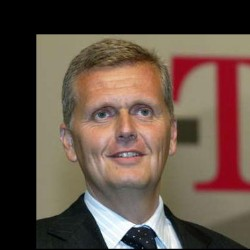
#> input picture ejercicio2/data/face_detection/val_raw_images/Kai-Uwe_Ricke/Kai-Uwe_Ricke_0001.jpg, 250 x 250 px; its folder holds only this picture in this run
$ jupyter execute --allow-errors 'Face Detection2.ipynb'
#> lines starting #> are read from the running program, lines starting #| are printed output that depends on the picture
# Ejercicio 2.1: Face Detection

Tal como se explica en la letra del obligatorio final en este ejercicio es necesario implementar desde cero una solucion para detección de caras. Se proveen datos de entrenamiento y es necesario implementar su propio algoritmo de sliding window para entrenar un clasificador. Todo el código necesario para comenzar a trabajar está provisto en este notebook.

\**En los ejercicios del trabajo final es posible utilizar funciones de librerias existentes o código sacado de internet. Siempre y cuando **no se usen para resolver explicitamente lo que pide el ejercicio** y al código sacado de interenet le agreguen el link en comentarios de donde fue sacado ese código.*

##### Imports necesarios

[cell 1]
import cv2
import numpy as np
from glob import glob
from enum import Enum
import os
import sklearn
import sklearn.neighbors
import matplotlib.pyplot as plt
import pickle
from evaluation import evaluate_detector, precision_and_recall, interpolated_average_precision
import sys
from image_utils import non_max_suppression

#Region HOG
from skimage.io import imread
from skimage.transform import resize
from skimage.feature import hog
from skimage import exposure
#Endregion

### Funciones Provistas

#### Feature Extractors

Para resolver el ejercicio van a tener que implementar las funciones `extract_hog_features` y `extract_lbp_features`

[cell 2]
class FeatureExtractors(Enum):
		MiniImage = 1
		HOG = 2
		LBP = 3

def extract_features(method, img):
	'''Switch between Feature extraction Methods'''

	image_representation = []

	if method == FeatureExtractors.MiniImage:
		image_representation = extract_mini_image_features(img)
	elif method == FeatureExtractors.HOG:
		image_representation = extract_hog_features(img)
	elif method == FeatureExtractors.LBP:
		image_representation = extract_lbp_features(img)

	return image_representation

def extract_mini_image_features(img,resize_size=(64,64)):
	resized_image = cv2.resize(img,resize_size)
	image_representation = resized_image.reshape(resize_size[0]*resize_size[1])
	return image_representation

def extract_lbp_features(img):

	lbp_features = []

	resized_image = cv2.resize(img,(64,64))

	for a in range(int(len(resized_image)/3)):#Si el len de la imagen no es multiplo de 3 puede dejar afuera unos pixel
		x = 3*a
		for b in range(int(len(resized_image)/3)):
			y = 3*b
			block = [
				[resized_image[x,y], resized_image[x,y+1], resized_image[x,y+2]],
				[resized_image[x+1,y], resized_image[x+1,y+1], resized_image[x+1,y+2]],
				[resized_image[x+2,y], resized_image[x+2,y+1], resized_image[x+2,y+2]]
			]

			lbp_features.append(extract_lpb_single_block_3x3(block))
	return lbp_features

def extract_lpb_single_block_3x3(block):

    binary = ''
    center = block[1][1]

    binary += '1' if center < block[0][0] else '0'
    binary += '1' if center < block[0][1] else '0'
    binary += '1' if center < block[0][2] else '0'
    binary += '1' if center < block[1][2] else '0'
    binary += '1' if center < block[2][2] else '0'
    binary += '1' if center < block[2][1] else '0'
    binary += '1' if center < block[2][0] else '0'
    binary += '1' if center < block[1][0] else '0'

    return int(binary[::-1], 2)

def extract_hog_features(img):
	resized_img = resize(img, (64, 64))

	fd = hog(resized_img, orientations=9, pixels_per_cell=(8, 8),
	cells_per_block=(2, 2))

	return fd

[cell 3]
#### Data loader

[cell 4]
def load_training_data(training_positive_dir,trainign_negative_dir, feature_extractor=FeatureExtractors.LBP):
    ''' Function for loading loading training data from positive and negative examples
    '''
    positive_img_files = sorted(glob(training_positive_dir + '/*'))
    negative_img_files = sorted(glob(trainign_negative_dir + '/*'))
    #comment these lines for loading all data
    #change these lines for increasing the amount of data
    #positive_img_files = positive_img_files[:100]
    #negative_img_files = negative_img_files[:200]

    training_data = []
    training_labels = []

    print('##Loading {} positive face images'.format(len(positive_img_files)))
    for img in positive_img_files:
        image = cv2.imread(img,cv2.IMREAD_GRAYSCALE)
        image_representation = extract_features(feature_extractor,image)
        training_data.append(image_representation)
        training_labels.append(1)

    print('##Loading {} negative face images'.format(len(negative_img_files)))
    for img in negative_img_files:
        image = cv2.imread(img,cv2.IMREAD_GRAYSCALE)
        image_representation = extract_features(feature_extractor,image)
        training_data.append(image_representation)
        training_labels.append(0)

    training_data = np.asarray(training_data)
    training_labels = np.asarray(training_labels)
    return training_data, training_labels

def load_validation_data(validation_data_dir):

    validation_image_files = sorted(glob(validation_data_dir + '/*'))
    val_images = []
    for img_file in validation_image_files:
        image = cv2.imread(img_file,cv2.IMREAD_COLOR)
        val_images.append(image)

    return val_images

#### Sliding Window

[cell 5]
'''
def sliding_window(image, window_size, scale, stride):
    [image_rows, image_cols] = image.shape;
    window_rows = window_size[0];
    window_cols = window_size[1];

    patches = np.zeros((window_rows, window_cols,5));
    bbox_locations = np.zeros((5,4))
    r = np.random.randint(0,image_rows-window_rows,5); # Sample top left position
    c = np.random.randint(0,image_cols-window_cols,5);
    for i in range(0,5):
        patches[:,:,i] = image[r[i]:r[i]+window_rows, c[i]:c[i]+window_cols];
        bbox_locations[i,:] = [r[i],c[i],window_rows,window_cols]; # top-left y,x, height, width


    return patches, bbox_locations

#https://stackoverflow.com/questions/61051120/sliding-window-on-a-python-image
def sliding_window(image, windowSize, scale, stride,stepSize = 1):
  for y in range(0, image.shape[0], stepSize):
    for x in range(0, image.shape[1], stepSize):
      yield (x, y, image[y:y + windowSize[1], x:x + windowSize[0]])

'''

def sliding_window(image, window_size, scale, stride):
    windows_number = 200

    [image_rows, image_cols] = image.shape;
    window_rows = window_size[0];
    window_cols = window_size[1];

    patches = np.zeros((window_rows, window_cols,windows_number));
    bbox_locations = np.zeros((windows_number,4))
    r = np.random.randint(0,image_rows-window_rows,windows_number); # Sample top left position
    #devuelve 5 numeros random desde 0 a image_rows-window_rows
    c = np.random.randint(0,image_cols-window_cols,windows_number);
    for i in range(0,windows_number):
        patches[:,:,i] = image[r[i]:r[i]+window_rows, c[i]:c[i]+window_cols];
        bbox_locations[i,:] = [r[i],c[i],window_rows,window_cols]; # top-left y,x, height, width


    return patches, bbox_locations

##### Metodos Auxiliares

[cell 6]
def show_image_with_bbox(image,bboxes,draw_GT=True):
    GT = [82,91,166,175]
    if draw_GT:
        cv2.rectangle(image, (GT[0],GT[1]), (GT[2],GT[3]), (0, 0, 255), 2)

    for bbox in bboxes:
        if len(bbox) == 4:
            top_left = (int(bbox[0]),int(bbox[1]))
            bottom_right = (int(bbox[0])+ int(bbox[2]),int(bbox[1])+int(bbox[3]))
            cv2.rectangle(image, top_left, bottom_right, (255, 0, 0), 2)

    plt.imshow(image[...,::-1])
    plt.axis('off')
    plt.show()

### Ubicación de los datos ###

[cell 7]
data_dir='./data'
face_detection_dir = os.path.join(data_dir, 'face_detection')
training_faces_dir = os.path.join(face_detection_dir,'cropped_faces')
negative_examples_training_dir = os.path.join(face_detection_dir,'non_faces_images','neg_cropped_img')
validation_faces_dir = os.path.join(face_detection_dir,'val_face_detection_images')
validation_raw_faces_dir = os.path.join(face_detection_dir,'val_raw_images')

## Entrenar Modelo y Face Detection

### Cargar Datos de Entrenamiento ###

[cell 8]
#Modify data_loader.py to load more training data
training_data, trainig_labels = load_training_data(training_faces_dir,negative_examples_training_dir, FeatureExtractors.LBP)
# You can save traninig_data and labels on nunmpy files to avoid processing data every time.

### Load Validation Data ###

[cell 9]
validation_data = load_validation_data(validation_faces_dir)

### Entrenar un clasificador utilizando los datos de entrenamiento ##
1. Una vez los datos de entrenamiento han sido cargados es necesario entrenar su propio clasificador
2. Como solución inicial se utiliza un clasificador KNN pero para tener mejores resultados es posible entrenar un SVM. Se puede utilizar el [SVC](https://scikit-learn.org/stable/modules/generated/sklearn.svm.SVC.html) de sklearn a modo de ejemplo
3. Entrenar su clasificador y guardarlo en el archivo `face_detector`

[cell 10]
#knn_classifier = sklearn.neighbors.KNeighborsClassifier(n_neighbors=3)

[cell 11]
#knn_classifier.fit(training_data,trainig_labels)

[cell 12]
from sklearn.pipeline import make_pipeline
from sklearn.preprocessing import StandardScaler
from sklearn.svm import SVC

clf = make_pipeline(StandardScaler(), SVC(gamma='auto', probability=True))
#> (the rest of this cell did not finish here and is left out)

#### Guardar el modelo entrenado ##

[cell 13]
pickle.dump(clf,open('./face_detector', 'wb'))

#### Cargar el Modelo entrenado

[cell 14]
classifier = pickle.load(open('./face_detector','rb'))

### Do the sliding window and Visualize Results ###
1. In this part you need to perform the sliding window and score the probabilty of each patch of being a face and select the highest probability patches.
    1a. Program you own sliding window in 'img_utils' file.
    1b. Extract Features and classify each patch with your own classifier.
2. Do non-max suppression to select the target face patch with best probability (This is provided in 'img_utils')
3. Visualize Detection with Ground Throuth Bounding Box ('Code for Visualization is Provided')

[cell 15]
window_size = [64, 64]
predictions = []
threshold_p = 0.5
overlap_threshold = 0.5
validation_data = load_validation_data(validation_faces_dir)
for img in validation_data:
    gray_image = cv2.cvtColor(img,cv2.COLOR_RGB2GRAY)
    patches, bbox_locations = sliding_window(gray_image,window_size,1,32)

    ## You need to extract features for every patch (same features you used for training the classifier)
    patches_feature_representation = []
    for i in range(patches.shape[2]):
        patch_representation = extract_features(FeatureExtractors.LBP, patches[:,:,i])
        patches_feature_representation.append(patch_representation)
    patches_feature_representation = np.asarray(patches_feature_representation)
    ## Get prediction label for each sliding window patch
    labels = classifier.predict(patches_feature_representation)
    ## Get score for each sliding window patch
    scores = classifier.predict_proba(patches_feature_representation)
    ## Positive Face Probabilities
    face_probabilities = scores[:,1]
    face_bboxes = bbox_locations[face_probabilities>threshold_p]
    face_bboxes_probabilites = face_probabilities[face_probabilities>threshold_p]
    # Do non max suppression and select strongest probability box
    [selected_bbox, selected_score] = non_max_suppression(face_bboxes,face_bboxes_probabilites,0.3)
    show_image_with_bbox(img, selected_bbox)
#> `gray_image = cv2.imread(img,cv2.IMREAD_GRAYSCALE)`:
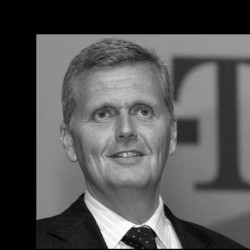
#> gray_image: shape (250, 250); min 0, max 255, mean 82.3

### Evaluate Detector ###

[cell 16]
total_true_positives = []
total_real_positives = []
total_positive_predictions = []
window_size = [64, 64]
#> (the rest of this cell did not finish here and is left out)

#> after the loop in sliding_window, `for i in range(0,windows_number):`: bbox_locations = 200 rows, first 6: [172, 41, 64, 64], [47, 18, 64, 64], [117, 40, 64, 64], [67, 182, 64, 64], [103, 11, 64, 64], [9, 166, 64, 64]
#> the loop `for i in range(patches.shape[2]):` made 200 passes
#> pass 1, in extract_lbp_features, `resized_image = cv2.resize(img,(64,64))`:
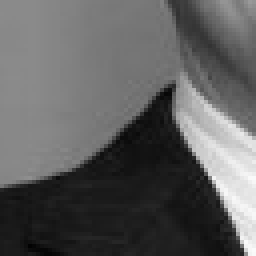
#> resized_image: shape (64, 64) float64 (shown 4 times larger); min 2, max 250, mean 94.6
#> pass 2, in extract_lbp_features (call 2), `resized_image = cv2.resize(img,(64,64))`:
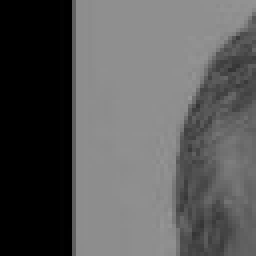
#> resized_image: shape (64, 64) float64 (shown 4 times larger); min 0, max 151, mean 88.8
#> pass 3, in extract_lbp_features (call 3), `resized_image = cv2.resize(img,(64,64))`:
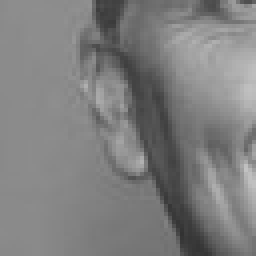
#> resized_image: shape (64, 64) float64 (shown 4 times larger); min 50, max 194, mean 126.7
#> `patches_feature_representation = np.asarray(patches_feature_representa..`:
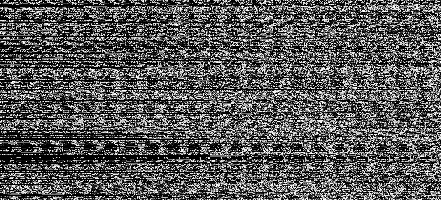
#> patches_feature_representation: shape (200, 441) int64; min 0, max 255, mean 88.6
        ## You need to extract features for every patch (same features you used for training the classifier)
        patches_feature_representation = []
        for i in range(patches.shape[2]):
            patch_representation = extract_features(FeatureExtractors.LBP, patches[:,:,i])
            patches_feature_representation.append(patch_representation)
        patches_feature_representation = np.asarray(patches_feature_representation)
        ## Get score for each sliding window patch
        scores = classifier.predict_proba(patches_feature_representation)
        ## Positive Face Probabilities
        face_probabilities = scores[:,1]
        #[labels, acc, prob] = predict([],patches_feature_representation, clasifier)
        ## Positive Face Probabilities
        #face_probabilities = np.asarray(prob)
        #face_probabilities = face_probabilities.T[0]

        [ detected_true_positives, image_real_positives, detected_faces ] = evaluate_detector( bbox_locations, face_probabilities);
        total_true_positives.append(detected_true_positives)
        total_real_positives.append(image_real_positives)
        total_positive_predictions.append(detected_faces)

total_true_positives = np.asarray(total_true_positives)
total_real_positives = np.asarray(total_real_positives)
total_positive_predictions = np.asarray(total_positive_predictions)

$ run again, on ejercicio2/data/face_detection/val_raw_images/Kaio_Almeida/Kaio_Almeida_0001.jpg
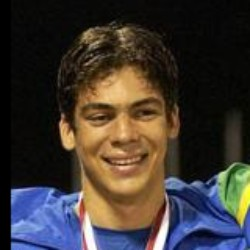
#> input picture ejercicio2/data/face_detection/val_raw_images/Kaio_Almeida/Kaio_Almeida_0001.jpg, 250 x 250 px
#> `gray_image = cv2.imread(img,cv2.IMREAD_GRAYSCALE)`:
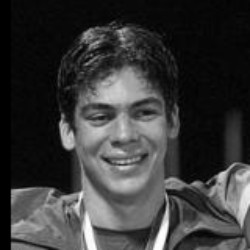
#> gray_image: shape (250, 250); min 0, max 255, mean 56.6
#> after the loop in sliding_window, `for i in range(0,windows_number):`: bbox_locations = 200 rows, first 6: [172, 41, 64, 64], [47, 18, 64, 64], [117, 40, 64, 64], [67, 182, 64, 64], [103, 11, 64, 64], [9, 166, 64, 64]
#> `patches_feature_representation = np.asarray(patches_feature_representa..`:
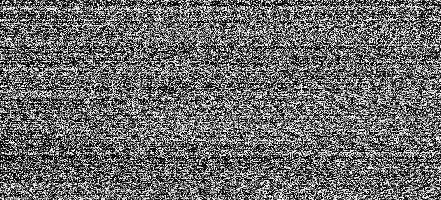
#> patches_feature_representation: shape (200, 441) int64; min 0, max 255, mean 106.3
